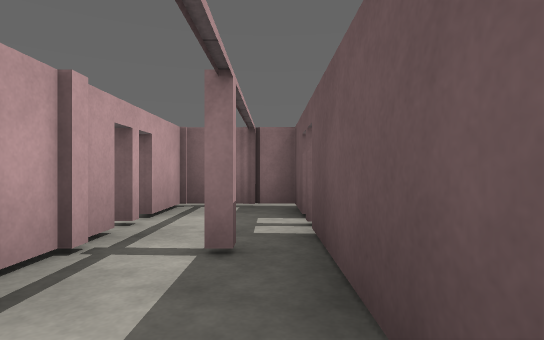
[1] (above)

19 first-person views from a walk through a Gazebo world. The camera is 1.2 m above the floor, looks level and sees 80° across. The floor is counted in squares, 2 m on a side. Each view is taken from the middle of a square. On the plan, view 1 faces up. The plan holds only what a view shows up to about 9 squares ahead; the rest is blank.

[2]
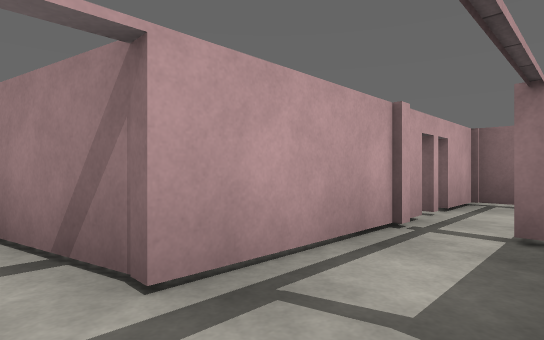

[3]
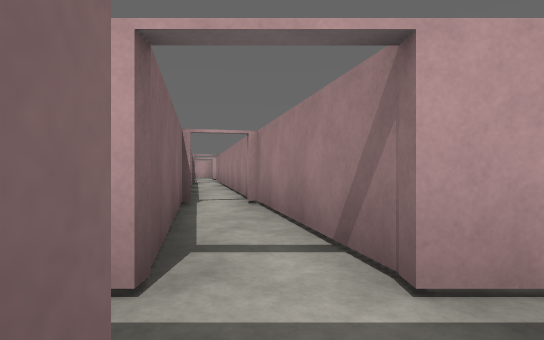

[4]
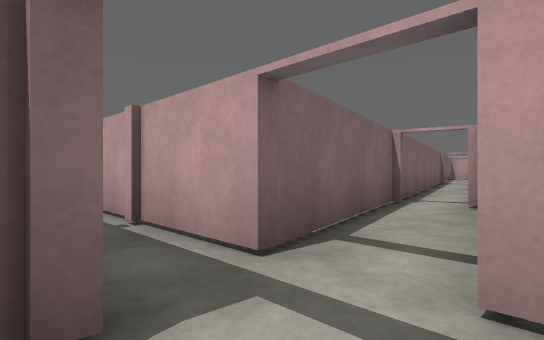

[5]
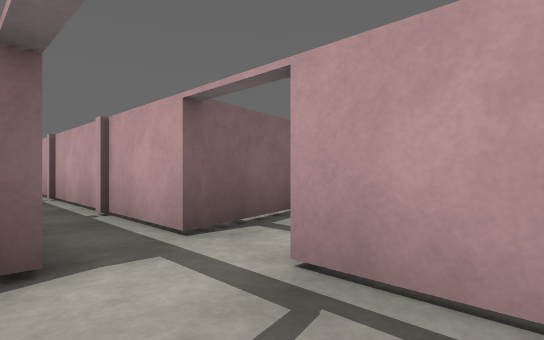

[6]
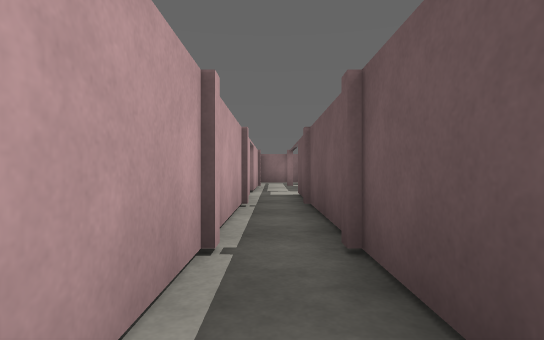

[7]
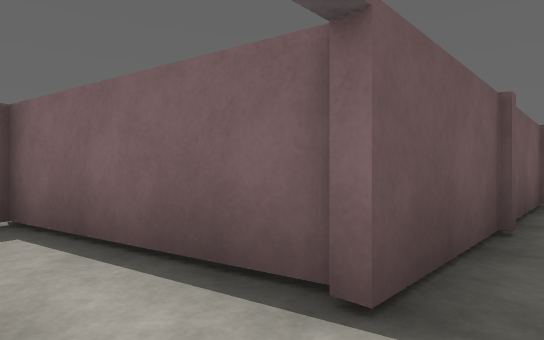

[8]
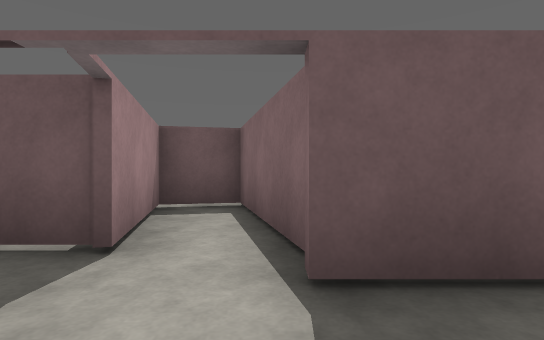

[9]
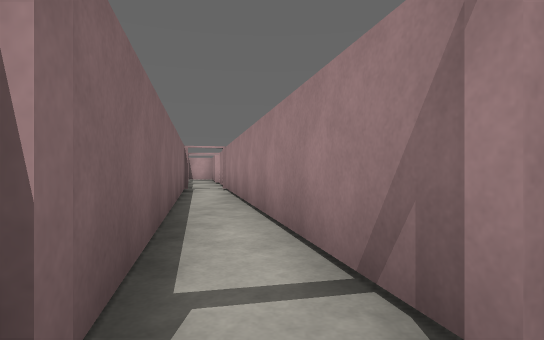

[10]
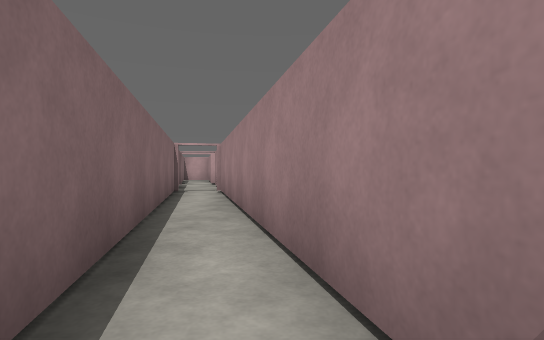

[11]
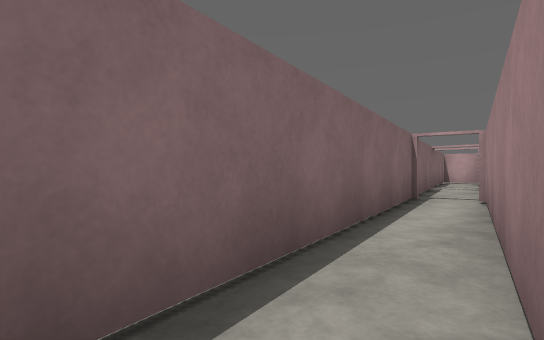

[12]
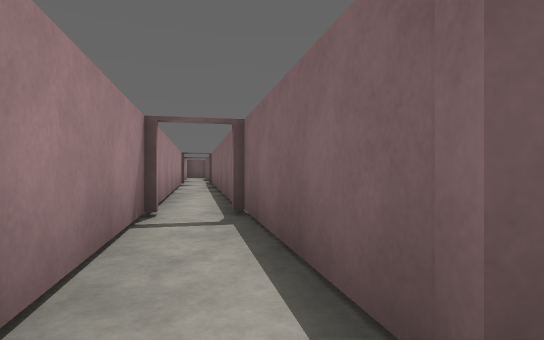

[13]
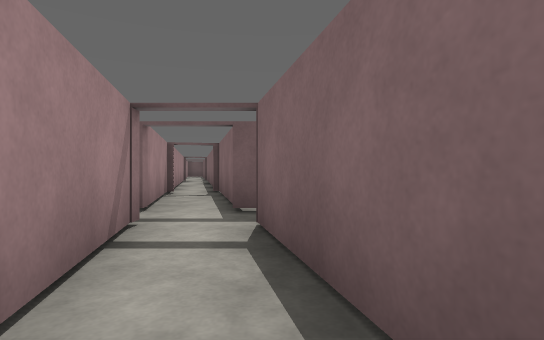

[14]
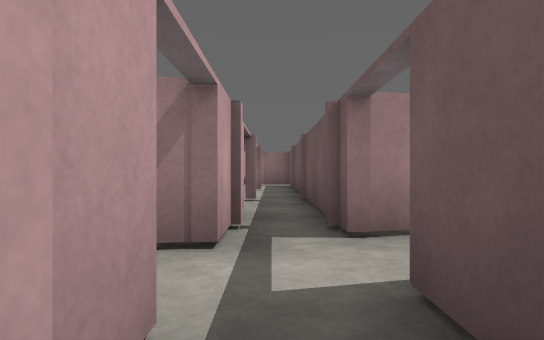

[15]
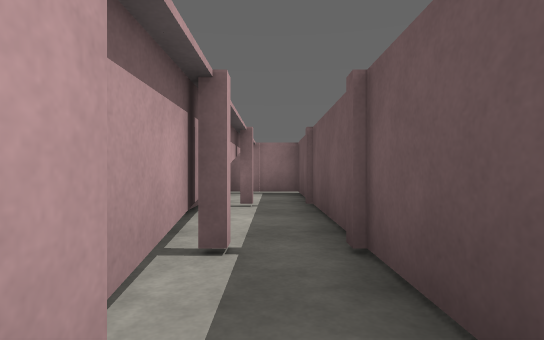

[16]
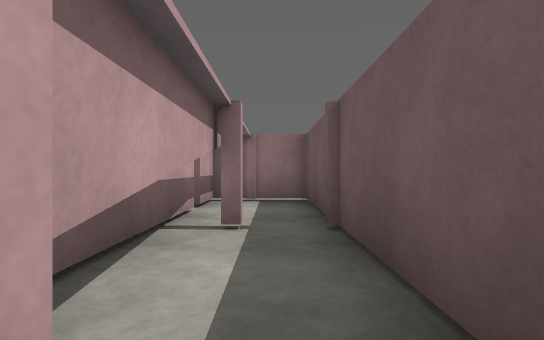

[17]
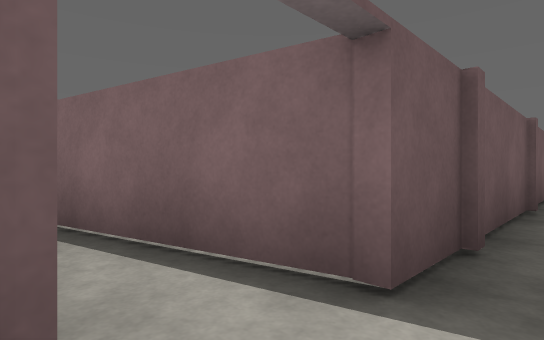

[18]
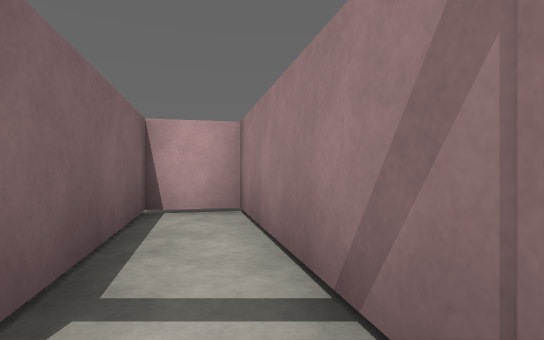

[19]
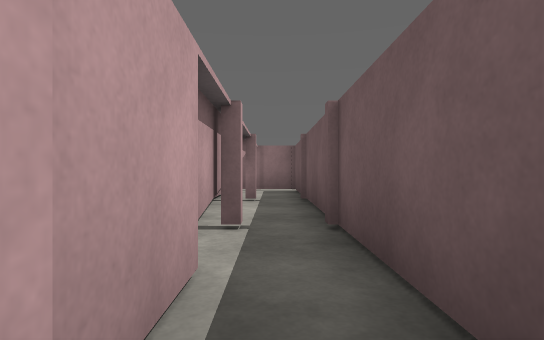

### Floor plan
Points are (right, up) in squares from view 1. A wall is a line through its corners. A room is listed if a view was taken in it or the views show most of it. See-through windows are left out.
Room 1 (views 1, 2, 3, 4, 5, 6, 7, 8)
walls: (-0.4, -8.2) (-0.4, -1.3) (3.4, -0.5) (3.2, 0.7) (0.4, 0.1) (0.4, 3.1); (-3.4, -2) (-1.5, -1.6) (-1.5, -8.5); (-1.5, 3.1) (-1.5, -0.3) (-4.6, -1); (0.4, 4) (0.4, 5.3) (-1.5, 5.3) (-1.5, 4)
ways out: opening at (-4, -1) to room 2; gap at (-2, 3.5)
Room 2 (views 9, 10, 11)
walls: (-4.6, -1) (-10.1, -2.3); (-10, -3.5) (-3.4, -2)
ways out: opening at (-4, -1) to room 1
Room 3 (views 12, 13, 14, 15, 16, 17, 18, 19)
walls: (-18.3, -11.5) (-18.3, -5.5) (-17.3, -5.3); (-18.3, -4.2) (-18.3, 5.3) (-20.1, 5.3) (-20.1, 4.1); (-19.4, -2.1) (-19.4, -4.5) (-23.7, -5.5) (-23.4, -6.6) (-19.4, -5.7) (-19.4, -6.6); (-19.6, 2.9) (-19.6, -1.9); (-20.1, 3.7) (-20.1, 0.6)
ways out: opening at (-17, -5) to room 4; opening at (-20, 4)
Room 4 (no view inside)
walls: (-17.3, -5.3) (-10.8, -3.7); (-10.9, -2.5) (-18.3, -4.2)
ways out: opening at (-17, -5) to room 3

Where each view was taken, in squares from view 1:
view 1: 0 up, 0 right, facing up
view 2: 1 down, 0 right, facing up-left
view 3: 1 down, 0 right, facing left
view 4: 0 up, 0 right, facing down-left
view 5: 1 up, 0 right, facing down-left
view 6: 9 down, 1 left, facing up
view 7: 0 up, 1 left, facing down-right
view 8: 1 down, 2 left, facing right
view 9: 2 down, 5 left, facing left
view 10: 2 down, 6 left, facing left
view 11: 2 down, 8 left, facing down-left
view 12: 5 down, 19 left, facing right
view 13: 6 down, 23 left, facing right
view 14: 7 down, 19 left, facing up
view 15: 3 down, 19 left, facing up
view 16: 1 down, 19 left, facing up
view 17: 4 down, 19 left, facing down-right
view 18: 5 down, 19 left, facing left
view 19: 4 down, 19 left, facing up
